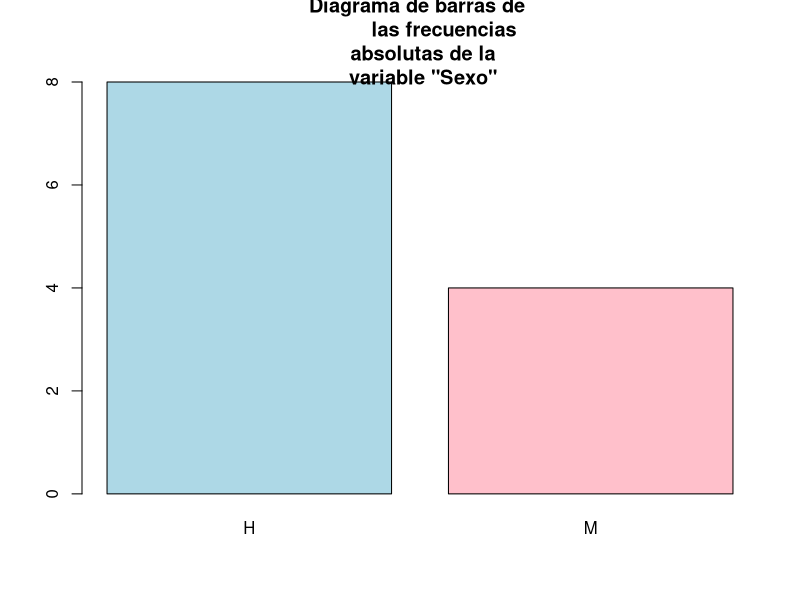
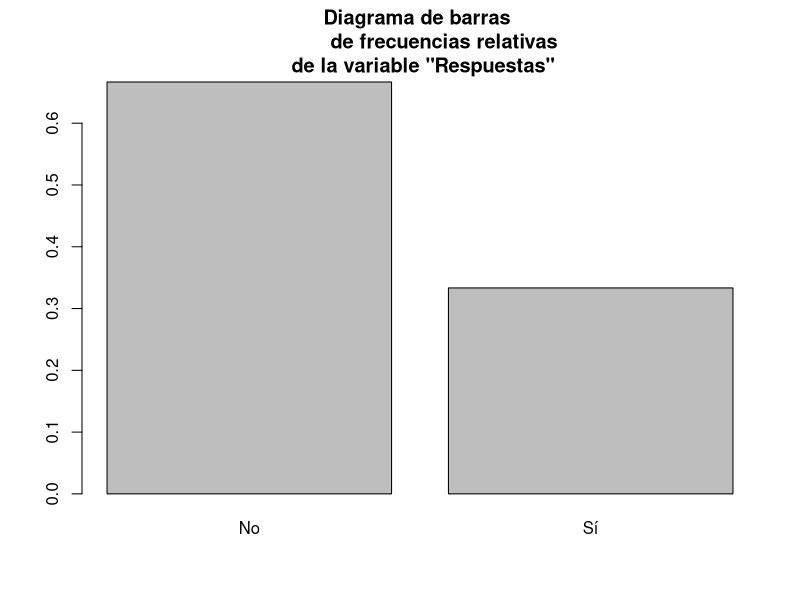
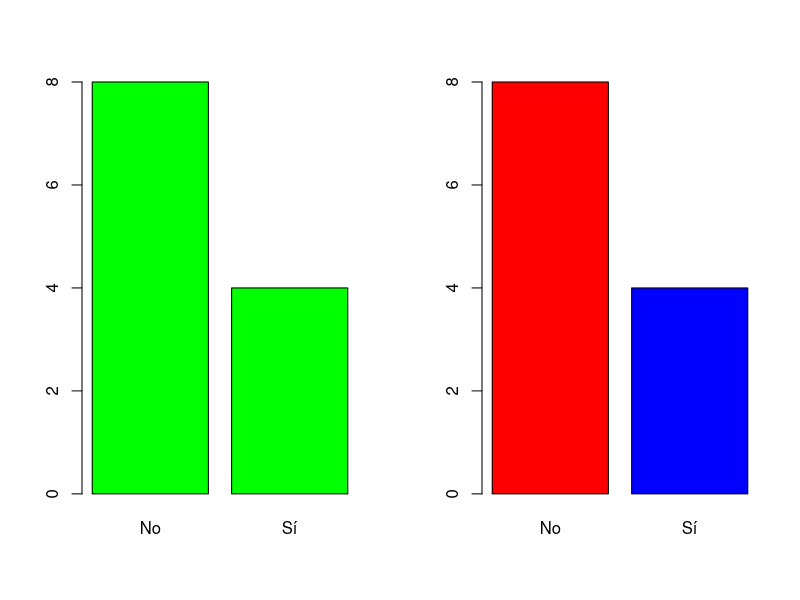
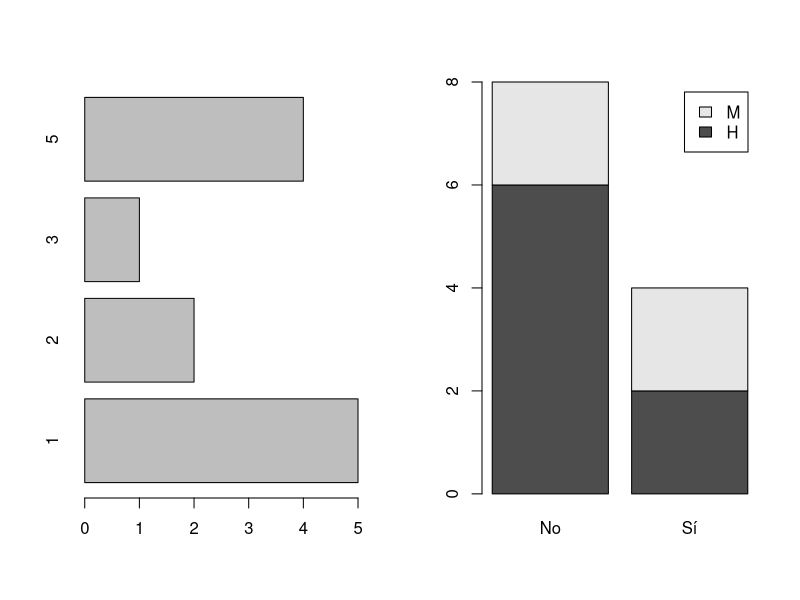
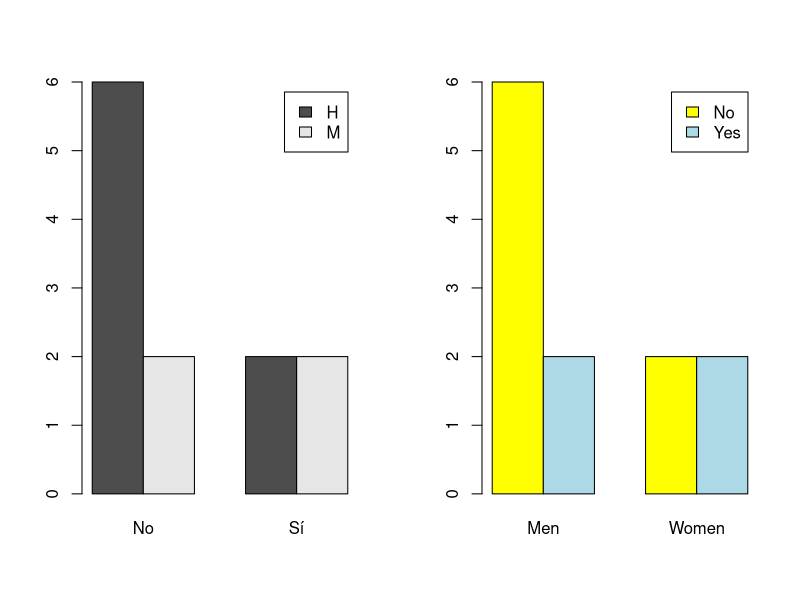
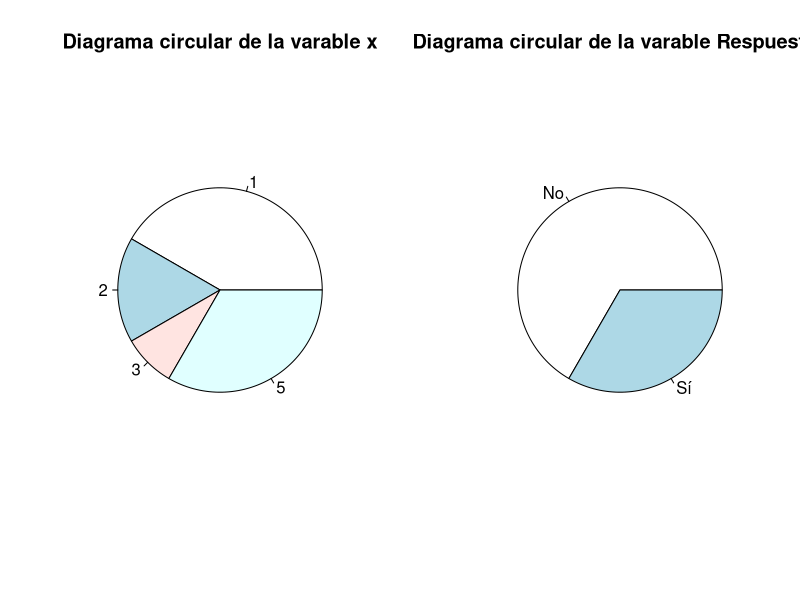
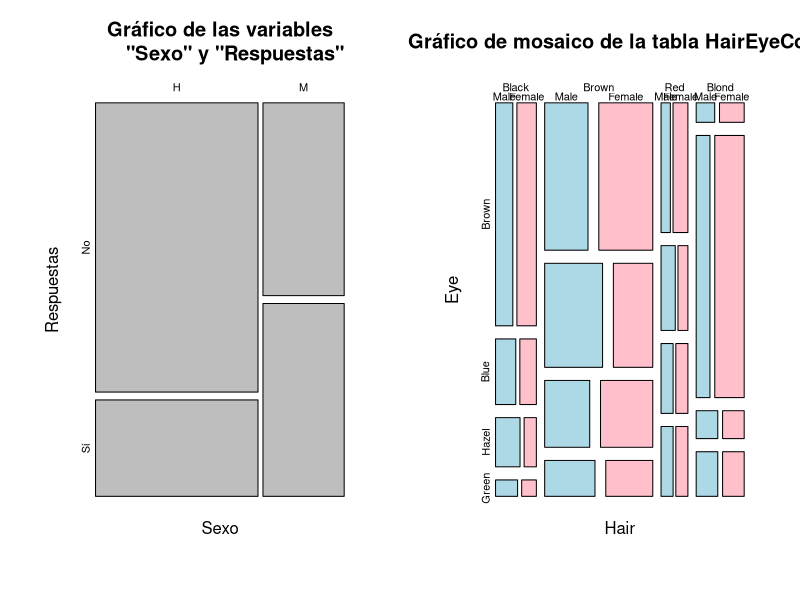

Recreate these plots in R, in order.
## ---- chunk 1
Respuestas = factor(sample(c("Sí", "No"), size = 12, replace = TRUE))
Sexo = sample(c("H", "M"), size = length(Respuestas), replace = T)
barplot(table(Sexo), col=c("lightblue","pink"), main="Diagrama de barras de 
        las frecuencias\n absolutas de la\n variable \"Sexo\"")
barplot(prop.table(table(Respuestas)), main="Diagrama de barras 
        de frecuencias relativas\n de la variable \"Respuestas\"")
## ---- chunk 2
par(mfrow=c(1,2))
barplot(table(Respuestas), col=c("green"))
barplot(table(Respuestas), col=c("red", "blue"))
## ---- chunk 3
x = sample(1:5, size = 12, replace = TRUE)
barplot(table(x), horiz=TRUE)
## ---- chunk 4
barplot(table(Sexo, Respuestas), legend.text = TRUE)
barplot(table(Sexo, Respuestas), beside = TRUE, legend.text = TRUE)
## ---- chunk 5
barplot(table(Respuestas,Sexo), beside=TRUE, names=c("Men", "Women"),
        col=c("yellow","lightblue"), legend.text=c("No", "Yes"))
## ---- chunk 6
pie(table(x), main = "Diagrama circular de la varable x")
## ---- chunk 7
pie(table(Respuestas), main = "Diagrama circular de la varable Respuestas")
## ---- chunk 8
plot(table(Sexo,Respuestas), main = "Gráfico de las variables
     \"Sexo\" y \"Respuestas\"")
## ---- chunk 9
plot(HairEyeColor, main="Gráfico de mosaico de la tabla HairEyeColor", 
     col=c("lightblue", "pink"))
